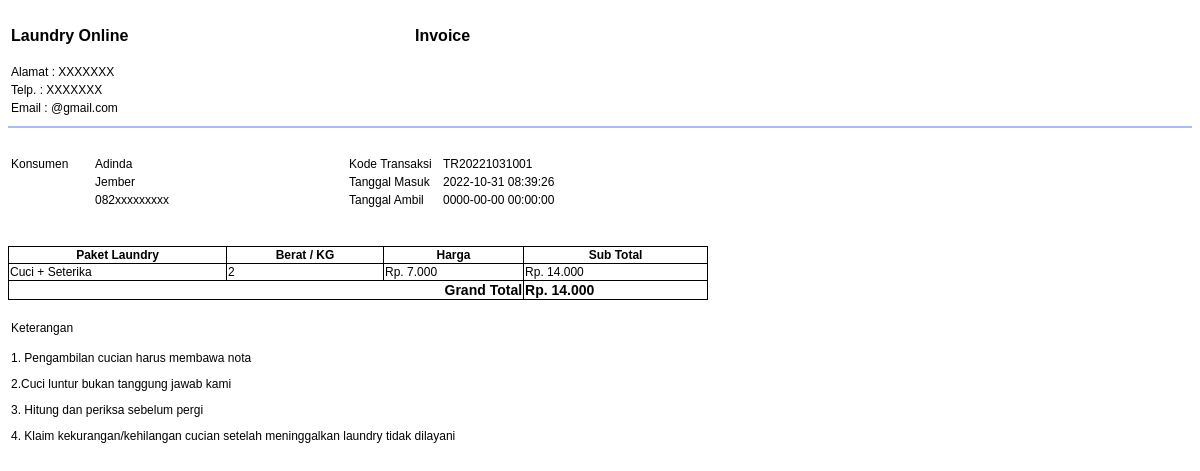
Screenshot of /transaksi/detail/TR20221031001 with the database file from the repository.
### tables this page shows
CREATE TABLE `transaksi` (
  `kode_transaksi` varchar(20) NOT NULL,
  `kode_konsumen` varchar(12) NOT NULL,
  `kode_paket` varchar(12) NOT NULL,
  `tgl_masuk` datetime NOT NULL,
  `tgl_ambil` datetime NOT NULL,
  `berat` int(10) NOT NULL,
  `grand_total` int(12) NOT NULL,
  `bayar` varchar(20) NOT NULL,
  `status` varchar(20) NOT NULL
);

CREATE TABLE `konsumen` (
  `kode_konsumen` varchar(12) NOT NULL,
  `nama_konsumen` varchar(50) NOT NULL,
  `alamat_konsumen` text NOT NULL,
  `no_telp` varchar(14) NOT NULL
);

CREATE TABLE `paket` (
  `kode_paket` varchar(20) NOT NULL,
  `nama_paket` varchar(50) NOT NULL,
  `harga_paket` varchar(20) NOT NULL
);

### application/controllers/Transaksi.php (called while the page is built, shortened)
<?php
class Transaksi extends CI_Controller
{
    public function detail($kode_transaksi)
    {
        $isi['title'] = 'Detail Transaksi';
        $isi['transaksi'] = $this->M_transaksi->detail($kode_transaksi);
        $this->load->view('backend/transaksi/detail', $isi);
    }
}

### index.php (called while the page is built, shortened)
<?php
require_once BASEPATH.'core/CodeIgniter.php';

### application/models/M_transaksi.php (called while the page is built, shortened)
<?php
class M_transaksi extends CI_Model
{
    public function detail($kode_transaksi)
    {
        $this->db->select('*');
        $this->db->from('transaksi');
        $this->db->join('konsumen', 'transaksi.kode_konsumen = konsumen.kode_konsumen', 'left');
        $this->db->join('paket', 'transaksi.kode_paket = paket.kode_paket', 'left');
        $this->db->where('kode_transaksi', $kode_transaksi);
        return $this->db->get()->row_array();
    }
}

### application/views/backend/transaksi/detail.php (the view, shortened to what this page needs)
<!DOCTYPE html>
<html lang="en">
<head>
</head>
<body>
    <table>
        <tr>
            <td width="400">
                <h3>Laundry Online</h3>
            </td>
            <td>
                <h3>Invoice</h3>
            </td>
        </tr>
        <tr>
            <td>Alamat : XXXXXXX</td>
        </tr>
        <tr>
            <td>Telp. : XXXXXXX</td>
        </tr>
        <tr>
            <td>Email : @gmail.com</td>
        </tr>
    </table>
    <hr><br>
    <table>
        <tr>
            <td width="80">Konsumen</td>
            <td width="250"><?= $transaksi['nama_konsumen'] ?></td>
            <td width="80">Kode Transaksi</td>
            <td><?= $transaksi['kode_transaksi'] ?></td>
        </tr>
        <tr>
            <td width="80"></td>
            <td width="250"><?= $transaksi['alamat_konsumen'] ?></td>
            <td width="90">Tanggal Masuk</td>
            <td><?= $transaksi['tgl_masuk'] ?></td>
        </tr>
        <tr>
            <td width="80"></td>
            <td width="250"><?= $transaksi['no_telp'] ?></td>
            <?php
            if ($transaksi['tgl_ambil'] != 0) { ?>
                <td width="90">Tanggal Ambil</td>
                <td><?= $transaksi['tgl_ambil'] ?></td>
            <?php } else { ?>
                <td width="90">Tanggal Ambil</td>
                <td style="color: red;">-</td>
            <?php  }
            ?>
        </tr>
    </table> <br><br>
    <table width="700" class="tabel">
        <tr>
            <th class="tabel">Paket Laundry</th>
            <th class="tabel">Berat / KG</th>
            <th class="tabel">Harga</th>
            <th class="tabel">Sub Total</th>
        </tr>
        <tr>
            <td class="tabel"><?= $transaksi['nama_paket'] ?></td>
            <td class="tabel"><?= $transaksi['berat'] ?></td>
            <td class="tabel"><?= "Rp. " . number_format($transaksi['harga_paket'], 0, '.', '.')  ?></td>
            <td class="tabel"><?= "Rp. " . number_format($transaksi['grand_total'], 0, '.', '.') ?></td>
        </tr>
        <tr>
            <td class="tabel" colspan="3" style="text-align: right; font-weight: bold; font-size: 14px;">Grand Total</td>
            <td class="tabel" style="font-weight:bold; font-size: 14px;"><?= "Rp. " . number_format($transaksi['grand_total'], 0, '.', '.') ?></td>
        </tr>
    </table><br>
    <table>
        <tr>
            <td>Keterangan</td>
        </tr>
        <tr>
            <td>
                <p>1. Pengambilan cucian harus membawa nota</p>
                <p>2.Cuci luntur bukan tanggung jawab kami</p>
                <p>3. Hitung dan periksa sebelum pergi</p>
                <p>4. Klaim kekurangan/kehilangan cucian setelah meninggalkan laundry tidak dilayani</p>
            </td>
        </tr>
    </table>
</body>
</html>

### application/views/backend/transaksi/detail.php (style rules this page uses)
td { font-size: 12px; font-family: sans-serif; }
h3 { font-size: 16px; }
hr { border: 0; border-top: 2px solid #AEBAF8; }
.tabel { border: 1px solid black; border-collapse: collapse; }
th { font-family: sans-serif; font-size: 12px; }

### rows the page displays
transaksi: kode_konsumen.nama_konsumen "Adinda", kode_transaksi "TR20221031001", kode_konsumen.alamat_konsumen "Jember", tgl_masuk "2022-10-31 08:39:26", kode_konsumen.no_telp "082xxxxxxxxx", tgl_ambil "0000-00-00 00:00:00", kode_paket.nama_paket "Cuci + Seterika", berat "2", kode_paket.harga_paket "7.000", grand_total "14.000"
